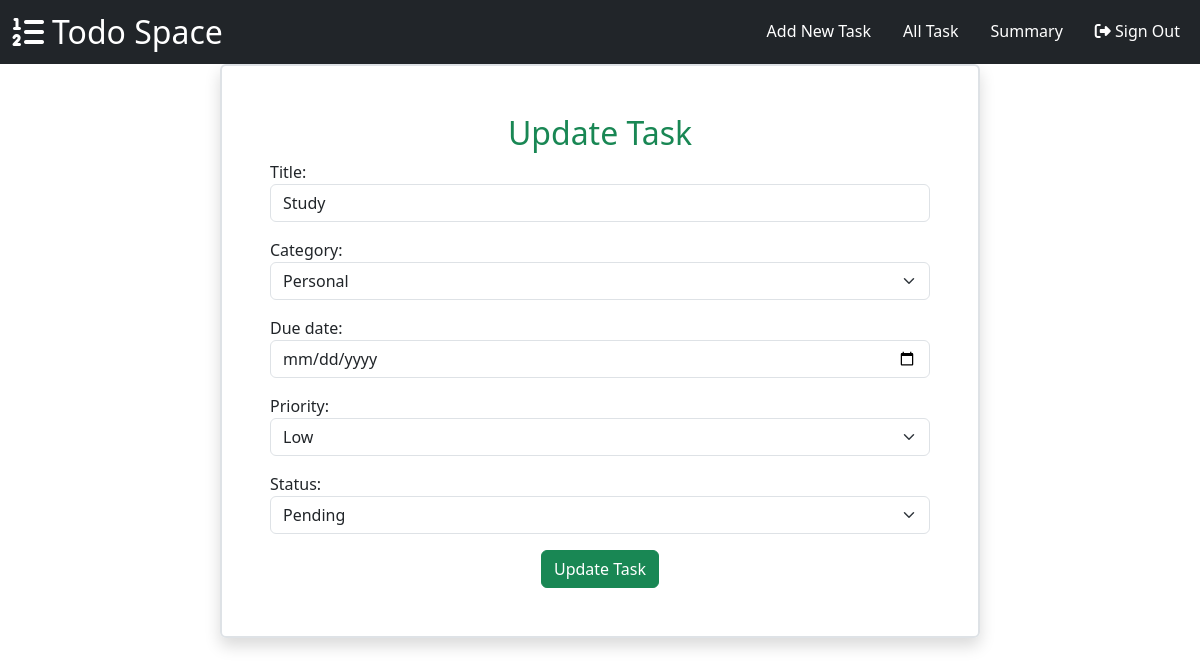
The app's page /todo/15/change/ (signed in) with its own data.
### myapp/models.py (models this page shows, shortened)
class Todo(models.Model):
    title = models.CharField(max_length=200)
    TODO_CATEGORIES = (
        ("Business","Business"),
        ("Personal","Personal")
    )
    category = models.CharField(max_length=200, choices=TODO_CATEGORIES, default="Personal")
    created_at = models.DateTimeField(auto_now_add=True)
    due_date = models.DateField(blank=True, null=True)
    PRIORITY_CHOICES = (
        ("Low","Low"),
        ("Medium","Medium"),
        ("High","High")
    )
    priority = models.CharField(max_length=200, choices=PRIORITY_CHOICES, default="Low")
    STATUS_CHOICES = (
        ('Pending', 'Pending'),
        ('In_Progress','In Progress'),
        ('Completed', 'Completed')
    )
    status = models.CharField(max_length=200, choices=STATUS_CHOICES, default="Pending")
    owner = models.ForeignKey(User,on_delete=models.CASCADE)

### myapp/views.py (the view, shortened to what this page needs)
# urls.py: path('todo/<int:pk>/change/',views.TodoUpdateView.as_view(),name="todo-change"),
@method_decorator(signin_required,name="dispatch")
class TodoUpdateView(View):
    def get(self,request,*args,**kwargs):
        id = kwargs.get("pk")
        qs=Todo.objects.get(id=id)
        form_instance = TodoForm(instance=qs)
        return render(request,"todo_edit.html",{"form":form_instance})

### myapp/forms.py
class TodoForm(forms.ModelForm):
    class Meta:
        model = Todo
        exclude = ("created_at","owner")
        widgets = {
            "title":forms.TextInput(attrs={'class': 'form-control mb-3',
                'placeholder': 'Enter Task title'}),
            "category":forms.Select(attrs={"class":"form-control form-select mb-3"}),
            'due_date': forms.DateInput(attrs={'type': 'date',"class":"form-control mb-3"}),
            "priority":forms.Select(attrs={"class":"form-control form-select mb-3"}),
            "status":forms.Select(attrs={"class":"form-control form-select mb-3"})
        }

### myapp/templates/todo_edit.html (shortened to what this page needs)
{%extends 'base.html'%}
{%block main_block%}
<div class="container">
    <div class="row">
        <div class="col-2"></div>
        <div class="col-8 border border-2 rounded shadow p-5">
            <form action="" method="post">
                <h2 class="text-center text-success">Update Task</h2>
                {{form}}
                <div class="text-center mt-3"><button type="submit" class="btn btn-success">Update Task</button></div>
            </form>
        </div>
        <div class="col-2"></div>
    </div>
</div>
{%endblock%}

### records on screen
Todo: title "Study", category "Personal", priority "Low", status "Pending"
